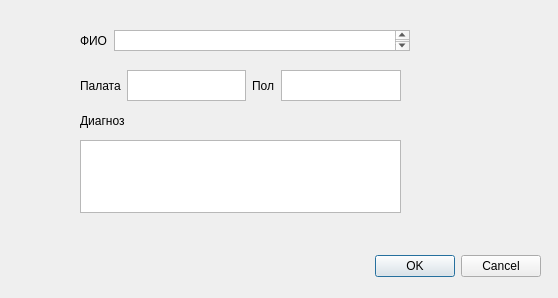
<?xml version="1.0" encoding="UTF-8"?>
<ui version="4.0">
 <class>AddInfo_W</class>
 <widget class="QDialog" name="AddInfo_W">
  <property name="geometry">
   <rect>
    <x>0</x>
    <y>0</y>
    <width>558</width>
    <height>298</height>
   </rect>
  </property>
  <property name="windowTitle">
   <string>Dialog</string>
  </property>
  <widget class="QDialogButtonBox" name="buttonBox">
   <property name="geometry">
    <rect>
     <x>200</x>
     <y>250</y>
     <width>341</width>
     <height>32</height>
    </rect>
   </property>
   <property name="orientation">
    <enum>Qt::Horizontal</enum>
   </property>
   <property name="standardButtons">
    <set>QDialogButtonBox::Cancel|QDialogButtonBox::Ok</set>
   </property>
  </widget>
  <widget class="QWidget" name="horizontalLayoutWidget">
   <property name="geometry">
    <rect>
     <x>80</x>
     <y>30</y>
     <width>330</width>
     <height>21</height>
    </rect>
   </property>
   <layout class="QHBoxLayout" name="horizontalLayout">
    <item>
     <widget class="QLabel" name="label">
      <property name="text">
       <string>ФИО</string>
      </property>
     </widget>
    </item>
    <item>
     <widget class="QTextEdit" name="FIO_Text"/>
    </item>
   </layout>
  </widget>
  <widget class="QWidget" name="horizontalLayoutWidget_4">
   <property name="geometry">
    <rect>
     <x>80</x>
     <y>70</y>
     <width>321</width>
     <height>31</height>
    </rect>
   </property>
   <layout class="QHBoxLayout" name="horizontalLayout_7">
    <item>
     <layout class="QHBoxLayout" name="horizontalLayout_2">
      <item>
       <widget class="QLabel" name="label_2">
        <property name="text">
         <string>Палата</string>
        </property>
       </widget>
      </item>
      <item>
       <widget class="QTextEdit" name="Ward_T">
        <property name="inputMethodHints">
         <set>Qt::ImhMultiLine</set>
        </property>
        <property name="autoFormatting">
         <set>QTextEdit::AutoBulletList</set>
        </property>
        <property name="lineWrapColumnOrWidth">
         <number>0</number>
        </property>
        <property name="readOnly">
         <bool>false</bool>
        </property>
        <property name="overwriteMode">
         <bool>true</bool>
        </property>
       </widget>
      </item>
      <item>
       <layout class="QHBoxLayout" name="horizontalLayout_5">
        <item>
         <widget class="QLabel" name="label_6">
          <property name="text">
           <string>Пол</string>
          </property>
         </widget>
        </item>
        <item>
         <widget class="QTextEdit" name="Gender_T"/>
        </item>
       </layout>
      </item>
     </layout>
    </item>
   </layout>
  </widget>
  <widget class="QWidget" name="horizontalLayoutWidget_5">
   <property name="geometry">
    <rect>
     <x>80</x>
     <y>140</y>
     <width>321</width>
     <height>73</height>
    </rect>
   </property>
   <layout class="QHBoxLayout" name="horizontalLayout_8">
    <item>
     <widget class="QTextEdit" name="Diag_T"/>
    </item>
   </layout>
  </widget>
  <widget class="QLabel" name="label_7">
   <property name="geometry">
    <rect>
     <x>80</x>
     <y>110</y>
     <width>181</width>
     <height>21</height>
    </rect>
   </property>
   <property name="text">
    <string>Диагноз</string>
   </property>
  </widget>
 </widget>
 <resources/>
 <connections>
  <connection>
   <sender>buttonBox</sender>
   <signal>accepted()</signal>
   <receiver>AddInfo_W</receiver>
   <slot>accept()</slot>
   <hints>
    <hint type="sourcelabel">
     <x>248</x>
     <y>254</y>
    </hint>
    <hint type="destinationlabel">
     <x>157</x>
     <y>274</y>
    </hint>
   </hints>
  </connection>
  <connection>
   <sender>buttonBox</sender>
   <signal>rejected()</signal>
   <receiver>AddInfo_W</receiver>
   <slot>reject()</slot>
   <hints>
    <hint type="sourcelabel">
     <x>316</x>
     <y>260</y>
    </hint>
    <hint type="destinationlabel">
     <x>286</x>
     <y>274</y>
    </hint>
   </hints>
  </connection>
 </connections>
</ui>
